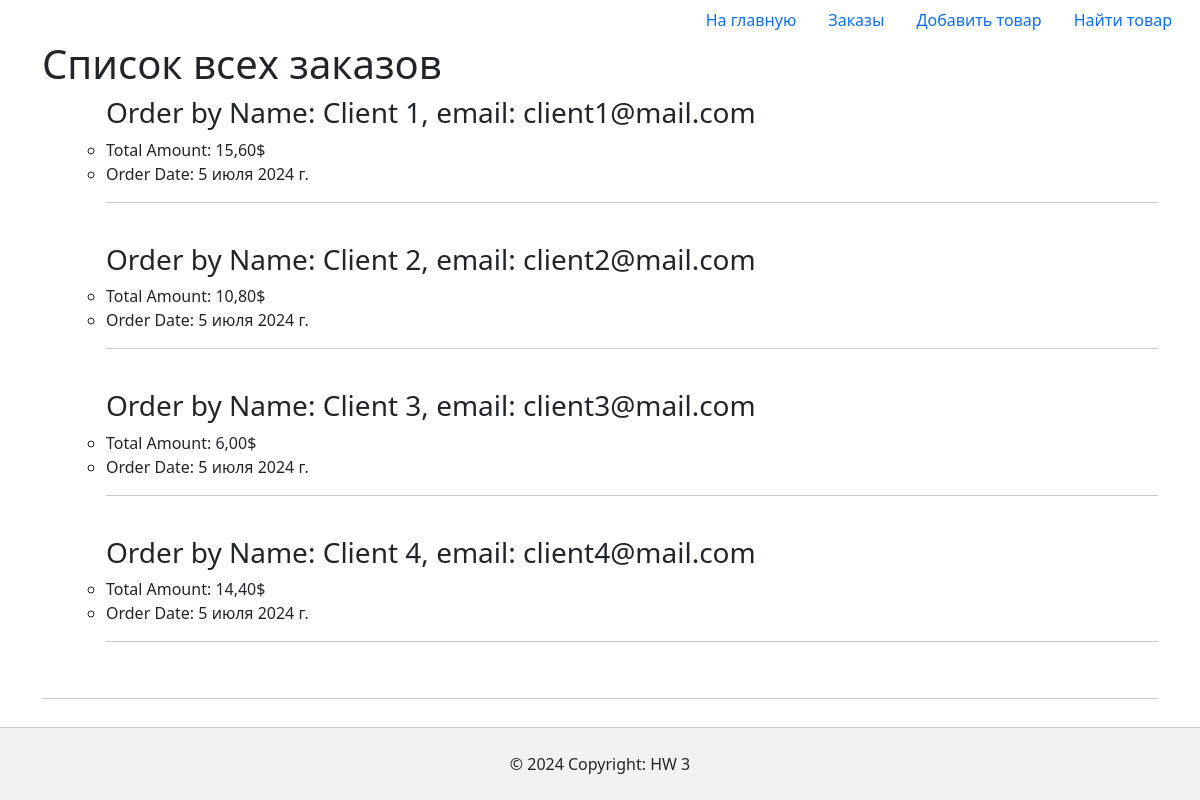
Page /hw2/orders/ on the committed database.
### hw2app/models.py (models this page shows, shortened)
class Order(models.Model):
    client = models.ForeignKey(Client, on_delete=models.CASCADE)
    order = models.ManyToManyField(Product)
    total_amount = models.DecimalField(max_digits=200, decimal_places=2, default=0)
    order_date = models.DateField(auto_now_add=True)

class Client(models.Model):
    name = models.CharField(max_length=50)
    email = models.EmailField()
    phone_num = models.CharField(max_length=13)
    address = models.CharField(max_length=150)
    date_reg = models.DateField(auto_now_add=True)
    def __str__(self) -> str:
        return f"Name: {self.name}, email: {self.email}"

### hw2app/views.py (the view)
# urls.py: path('orders/', views.orders, name='orders'),
def orders(request, client_id: int = None):
    logger.info("Orders page accessed")
    if client_id:
        client = get_object_or_404(Client, id=client_id)
        order = Order.objects.filter(client=client)
        today = datetime.now()
        order_week = order.filter(order_date__gte=today-timedelta(days=7))
        order_month = order.filter(order_date__gte=today-timedelta(days=30))
        order_year = order.filter(order_date__gte=today-timedelta(days=365))
        products_week = {product for order in order_week for product in order.order.all()}
        products_month = {product for order in order_month for product in order.order.all()}
        products_year = {product for order in order_year for product in order.order.all()}
        context = {
            "title": f"Список заказов клиента {client.name}",
            "client": client,
            "order": order,
            "products_week": products_week,
            "products_month": products_month,
            "products_year": products_year,
        }
    else:
        order = Order.objects.all()
        context = {"title": f"Список всех заказов", "order": order}
    return render(request, "hw2app/order.html", context)

### hw2app/templates/hw2app/order.html (shortened to what this page needs)
{% extends 'hw2app/base.html' %}
{% block content %}
    <div class="container">
        <h1>{{ title }}</h1>
        <ul>
            {% if client %}
            {% for ord in order  %}
                <p>Products in Order:</p>
                <ul>
                    {% for product in ord.products.all %}
                        <li>{{ product.name }} - {{ product.price }}$</li>
                    {% endfor %}
                </ul>
                <p>Total Amount: {{ ord.total_amount }}$</p>
                <p>Order Date: {{ ord.order_date }}</p>
                <hr>
                <br>
            {% endfor %}
            <h3>Orders by last week</h3>
            {% for product in products_week %}
                {{ product.name }} <br>
            {% endfor %}
            <h3>Orders by last month</h3>
            {% for product in products_week %}
                {{ product.name }} <br>
            {% endfor %}
            <h3>Orders by last year</h3>
            {% for product in products_week %}
                {{ product.name }} <br>
            {% endfor %}
        {% else %}
            <ul>
                {% for ord in order %}
                    <h3>Order by {{ ord.client }}</h3>
                    <li>Total Amount: {{ ord.total_amount }}$</li>
                    <li>Order Date: {{ ord.order_date }}</li>
                    <hr>
                    <br>
                {% endfor %}
            </ul>
        {% endif %}
        </ul>
        <hr>
    </div>
{% endblock %}

### hw2app/templates/hw2app/base.html (shortened to what this page needs)
<!DOCTYPE html>
<html lang="ru">
<head>
    <link href="https://cdn.jsdelivr.net/npm/bootstrap@5.3.3/dist/css/bootstrap.min.css" rel="stylesheet">
</head>
<body>
    <div class="container-fluid">
        <ul class="nav nav-pills justify-content-end align-items-end">
          <li class="nav-item"><a href='{% url "index" %}'class="nav-link">На главную</a></li>
          <li class="nav-item"><a href='{% url "orders" %}' class="nav-link">Заказы</a></li>
          <li class="nav-item"><a href='{% url "prod_add" %}' class="nav-link">Добавить товар</a></li>
          <li class="nav-item"><a href='{% url "find_prod" %}' class="nav-link">Найти товар</a></li>
    </ul>
    {% block content %}{% endblock  %}
    <div class="container">
        <div class="row fixed-bottom modal-footer">
        <hr>
            <div class="text-center p-4" style="background-color: rgba(0, 0, 0, 0.05);">
                © 2024 Copyright: HW 3
            </div>
        </div>
    </div>
</body>
</html>

### rows in the picture
Order: client "Name: Client 1, email: client1@mail.com", total_amount "15,60", order_date "5 июля 2024 г."
Order: client "Name: Client 2, email: client2@mail.com", total_amount "10,80", order_date "5 июля 2024 г."
Order: client "Name: Client 3, email: client3@mail.com", total_amount "6,00", order_date "5 июля 2024 г."
Order: client "Name: Client 4, email: client4@mail.com", total_amount "14,40", order_date "5 июля 2024 г."

### other values in the picture
{{ title }} "Список всех заказов"
